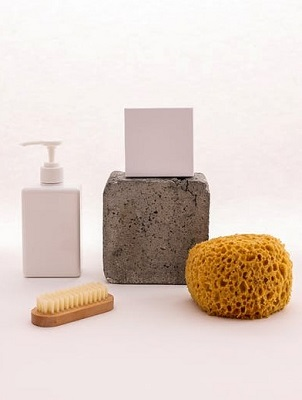
#> input picture Program/He Li/OPENCV/Photos/rubbish.jpg, 302 x 400 px
$ python masking.py
#> lines starting #> are read from the running program, lines starting #| are printed output that depends on the picture; after the words box and inside, x2 and y2 are one past the last pixel; in counts of white or black regions, pixels touching at a corner belong together
# 将在称为掩码的概念中讨论如何使用这些按位运算.
# 掩蔽可以使我们集中于观看图像中的重点部分

import cv2 as cv
import numpy as np

img = cv.imread('Photos/rubbish.jpg')
#> img is the input picture: shape (400, 302, 3); mean B, G, R 199.5, 208.1, 223
cv.imshow('Rubbish', img)

blank = np.zeros(img.shape[:2], dtype='uint8')
cv.imshow('Blank', blank)

circle = cv.circle(blank.copy(), (img.shape[1]//2, img.shape[0]//2), 100, 255, -1)
cv.imshow('Mask', circle)
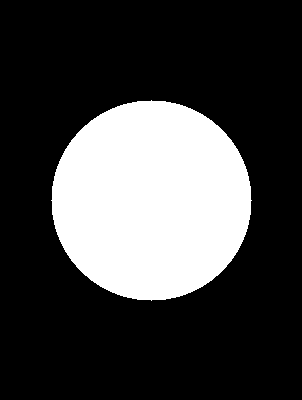
#> window 'Mask': shape (400, 302); 26% white; 1 white region, box (x1, y1, x2, y2) and area: (51, 100, 252, 301) 31417

rectangle = cv.rectangle(blank.copy(), (img.shape[1]//2-100, img.shape[0]//2-100), (img.shape[1]//2, img.shape[0]//2), 255, -1)
cv.imshow('Rectangle', rectangle)
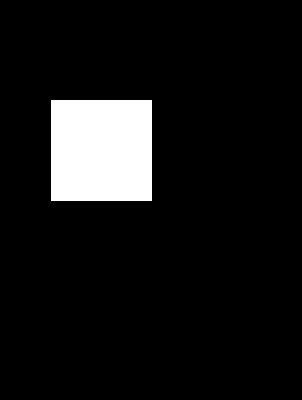
#> window 'Rectangle': shape (400, 302); 8.4% white; 1 white region, box (x1, y1, x2, y2) and area: (51, 100, 152, 201) 10201

mask = cv.bitwise_and(rectangle,circle)

masked = cv.bitwise_and(img, img, mask=circle)
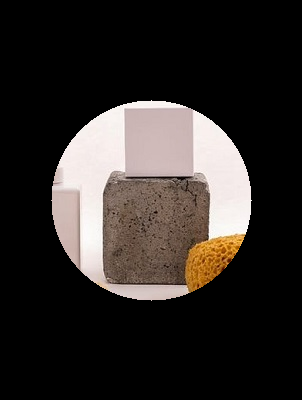
#> masked: shape (400, 302, 3); mean B, G, R 40.4, 43.3, 48.2
cv.imshow('Masked Image', masked)

cv.waitKey(0)
